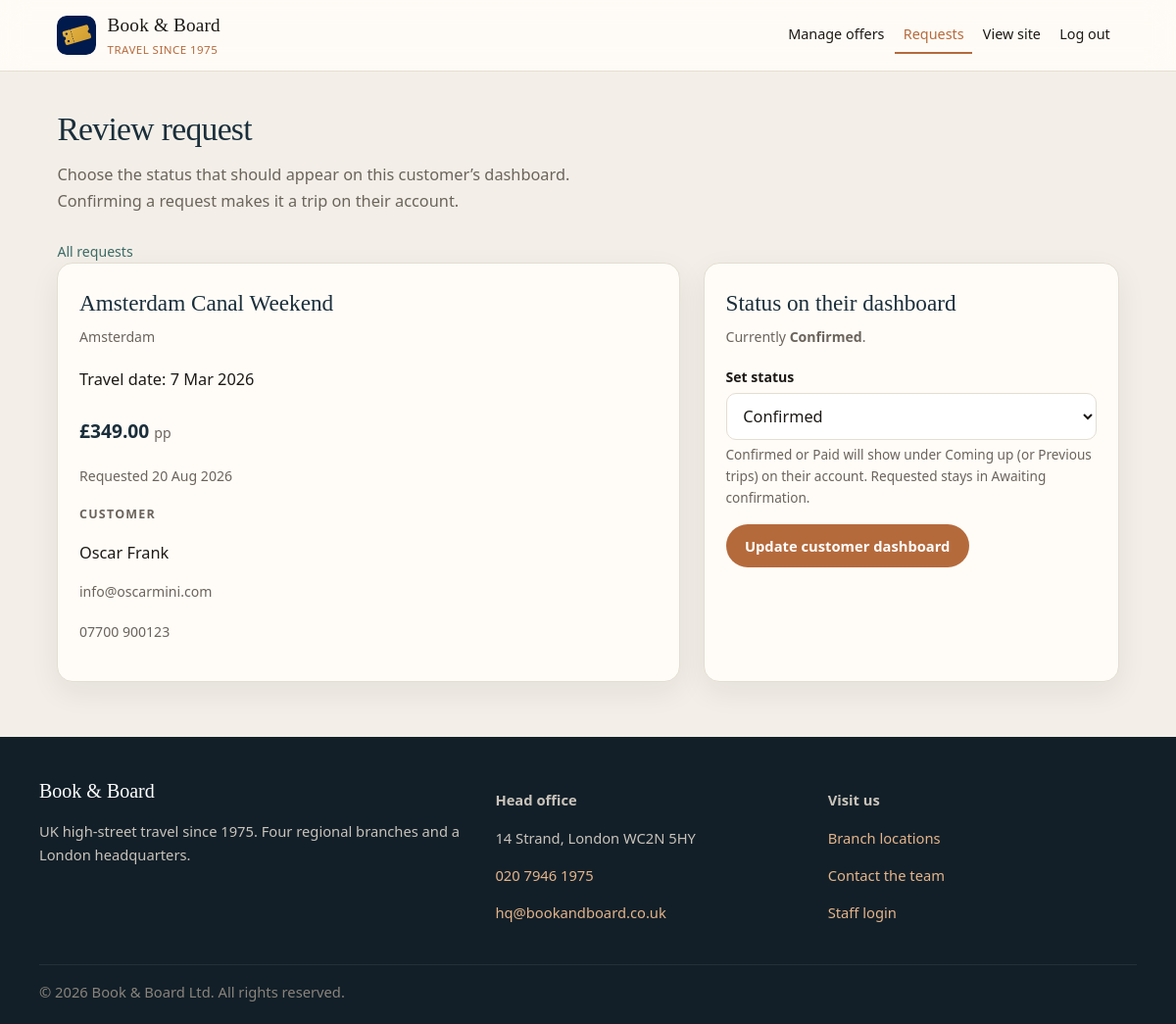
The page /v2/admin/review-booking.php?id=2 (signed in) on the database its author committed.
### tables this page shows
CREATE TABLE bookings (
  id           INT AUTO_INCREMENT PRIMARY KEY,
  user_id      INT NOT NULL,
  offer_id     INT NULL,
  package_name VARCHAR(150) NOT NULL,
  destination  VARCHAR(100),
  travel_date  DATE,
  price        DECIMAL(10,2),
  status       VARCHAR(30) DEFAULT 'requested',
  created_at   TIMESTAMP DEFAULT CURRENT_TIMESTAMP,
  FOREIGN KEY (user_id) REFERENCES users(id) ON DELETE CASCADE
);

CREATE TABLE users (
  id            INT AUTO_INCREMENT PRIMARY KEY,
  name          VARCHAR(100) NOT NULL,
  email         VARCHAR(150) NOT NULL UNIQUE,
  password_hash VARCHAR(255) NOT NULL,
  phone         VARCHAR(30),
  address       VARCHAR(255),
  created_at    TIMESTAMP DEFAULT CURRENT_TIMESTAMP
);

### v2/includes/functions.php (called while the page is built, shortened)
<?php
function escape($value): string
{
    return htmlspecialchars((string) $value, ENT_QUOTES, 'UTF-8');
}
function app_url(string $path = ''): string
{
    $path = ltrim($path, '/');
    $scriptName = str_replace('\\', '/', (string) ($_SERVER['SCRIPT_NAME'] ?? ''));
    $scriptDir  = str_replace('\\', '/', dirname($scriptName));
    if (preg_match('#/admin$#', $scriptDir) || $scriptDir === '/admin') {
        return '../' . $path;
    }
    return $path;
}
function format_price($price): string
{
    return '£' . number_format((float) $price, 2);
}
function format_date($date): string
{
    $dt = DateTime::createFromFormat('Y-m-d', (string) $date);
    return $dt->format('j M Y');
}
function selected_attr($current, $value): string
{
    return (string) $current === (string) $value ? ' selected' : '';
}
function booking_status_label(?string $status): string
{
    $status = strtolower(trim((string) $status));
    return match ($status) {
        'requested' => 'Requested',
        'confirmed' => 'Confirmed',
        'paid'      => 'Paid',
        'completed' => 'Completed',
        'declined'  => 'Declined',
        'cancelled' => 'Cancelled',
        default     => 'On file',
    };
}

### v2/admin/review-booking.php (the view, shortened to what this page needs)
<?php
require_once __DIR__ . '/../includes/functions.php';
$pdo = get_pdo();
$id  = (int) ($_GET['id'] ?? $_POST['id'] ?? 0);
$load = $pdo->prepare(
    "SELECT b.id, b.package_name, b.destination, b.travel_date, b.price, b.status, b.created_at,
            u.name AS customer_name, u.email AS customer_email, u.phone AS customer_phone
     FROM bookings b
     INNER JOIN users u ON u.id = b.user_id
     WHERE b.id = ?
     LIMIT 1"
);
$load->execute([$id]);
$booking = $load->fetch();
$statuses = [
    'requested' => 'Still waiting; shows as Awaiting confirmation',
    'confirmed' => 'Accepted; shows as a confirmed trip',
    'paid'      => 'Branch has taken payment',
    'declined'  => 'Not taken forward',
];
require __DIR__ . '/../includes/header.php';
?>
<div class="page-intro">
    <h1>Review request</h1>
    <p class="lede">Choose the status that should appear on this customer’s dashboard. Confirming a request makes it a trip on their account.</p>
</div>
<p class="meta"><a href="<?php echo escape(app_url('admin/manage-bookings.php')); ?>">All requests</a></p>
<div class="split">
    <section class="form-panel">
        <h2><?php echo escape($booking['package_name']); ?></h2>
        <p class="meta"><?php echo escape($booking['destination']); ?></p>
        <p>Travel date: <?php echo escape(format_date($booking['travel_date'])); ?></p>
        <p class="price"><?php echo escape(format_price($booking['price'])); ?> <span class="meta">pp</span></p>
        <p class="meta">Requested <?php echo escape(format_date(substr((string) $booking['created_at'], 0, 10))); ?></p>
        <h3 class="account-subhead">Customer</h3>
        <p><?php echo escape($booking['customer_name']); ?></p>
        <p class="meta"><?php echo escape($booking['customer_email']); ?></p>
        <p class="meta"><?php echo escape($booking['customer_phone']); ?></p>
    </section>
    <section class="form-panel">
        <h2>Status on their dashboard</h2>
        <p class="meta">Currently <strong><?php echo escape(booking_status_label($booking['status'])); ?></strong>.</p>
        <form method="post" action="">
            <div class="form-grid">
                <div>
                    <label for="status">Set status</label>
                    <select id="status" name="status" required>
                        <?php foreach ($statuses as $value => $label): ?>
                            <option value="<?php echo escape($value); ?>"<?php echo selected_attr($status, $value); ?>>
                                <?php echo escape(booking_status_label($value)); ?>
                            </option>
                        <?php endforeach; ?>
                    </select>
                    <p class="field-hint">Confirmed or Paid will show under Coming up (or Previous trips) on their account. Requested stays in Awaiting confirmation.</p>
                </div>
                <div>
                    <button type="submit" class="btn">Update customer dashboard</button>
                </div>
            </div>
        </form>
    </section>
</div>
<?php require __DIR__ . '/../includes/footer.php'; ?>

### v2/assets/css/styles.css (style rules this page uses)
:root { --ink: #1c1916; --muted: #6b645c; --stone: #f3efe8; --paper: #fffcf7; --line: #e4ddd2; --navy: #1a2e3b; --navy-dark: #121f28; --copper: #b56a3c; --copper-dark: #8c4e2a; --sea: #3d6b66; --danger: #9b2c2c; --success: #276749; --shadow: 0 10px 30px rgba(28, 25, 22, 0.07); --radius: 16px; --max: 1120px; --font-display: "Iowan Old Style", "Palatino Linotype", Palatino, Georgia, serif; --font-ui: "Avenir Next", "Segoe UI", system-ui, sans-serif; }
*, *::before, *::after { box-sizing: border-box; }
html { scroll-behavior: smooth; }
body { margin: 0; font-family: var(--font-ui); font-size: 1.02rem; line-height: 1.6; color: var(--ink); background: var(--stone); }
a { color: var(--sea); text-decoration: none; }
.page-intro { margin-bottom: 1.75rem; }
.page-intro h1, .section-heading h2, .page-intro h1 { font-family: var(--font-display); }
.page-intro h1 { margin: 0 0 0.45rem; font-size: 2.1rem; font-weight: 500; letter-spacing: -0.02em; color: var(--navy); }
.lede { color: var(--muted); margin: 0; max-width: 38rem; }
.btn { display: inline-block; font-family: var(--font-ui); font-size: 0.92rem; padding: 0.7rem 1.15rem; border-radius: 999px; border: 1.5px solid transparent; cursor: pointer; text-decoration: none; background: var(--copper); color: #fff; font-weight: 650; }
.meta { margin: 0; color: var(--muted); font-size: 0.88rem; }
.price { margin-top: auto; padding-top: 0.55rem; font-size: 1.2rem; color: var(--navy); font-weight: 700; }
.price .meta { font-weight: 500; }
.form-panel { background: var(--paper); border: 1px solid var(--line); border-radius: var(--radius); padding: 1.35rem; box-shadow: var(--shadow); }
.form-panel h2 { margin: 0 0 0.35rem; font-family: var(--font-display); font-size: 1.45rem; font-weight: 500; color: var(--navy); }
.form-panel > .meta { margin-bottom: 1.1rem; }
.account-subhead { margin: 0 0 0.85rem; font-size: 0.78rem; font-weight: 700; letter-spacing: 0.1em; text-transform: uppercase; color: var(--muted); }
.form-grid { display: grid; gap: 1rem; }
label { display: block; font-weight: 600; font-size: 0.88rem; margin-bottom: 0.3rem; }
input[type="text"], input[type="email"], input[type="password"], input[type="tel"], input[type="number"], input[type="date"], input[type="datetime-local"], select, textarea { width: 100%; padding: 0.7rem 0.8rem; border: 1px solid var(--line); border-radius: 10px; font: inherit; background: #fff; color: var(--ink); }
.field-hint { color: var(--muted); font-size: 0.85rem; margin: 0.25rem 0 0; }
.split { display: grid; gap: 1.5rem; }
@media (min-width: 768px) { .split { grid-template-columns: 1.2fr 0.8fr; } }

### rows shown on the page
bookings: package_name "Amsterdam Canal Weekend", destination "Amsterdam", travel_date "7 Mar 2026", price "£349.00", created_at "20 Aug 2026", user.name "Oscar Frank", user.email "info@oscarmini.com", user.phone "07700 900123", status "Confirmed"

### other values the page prints
form field status "Confirmed"
